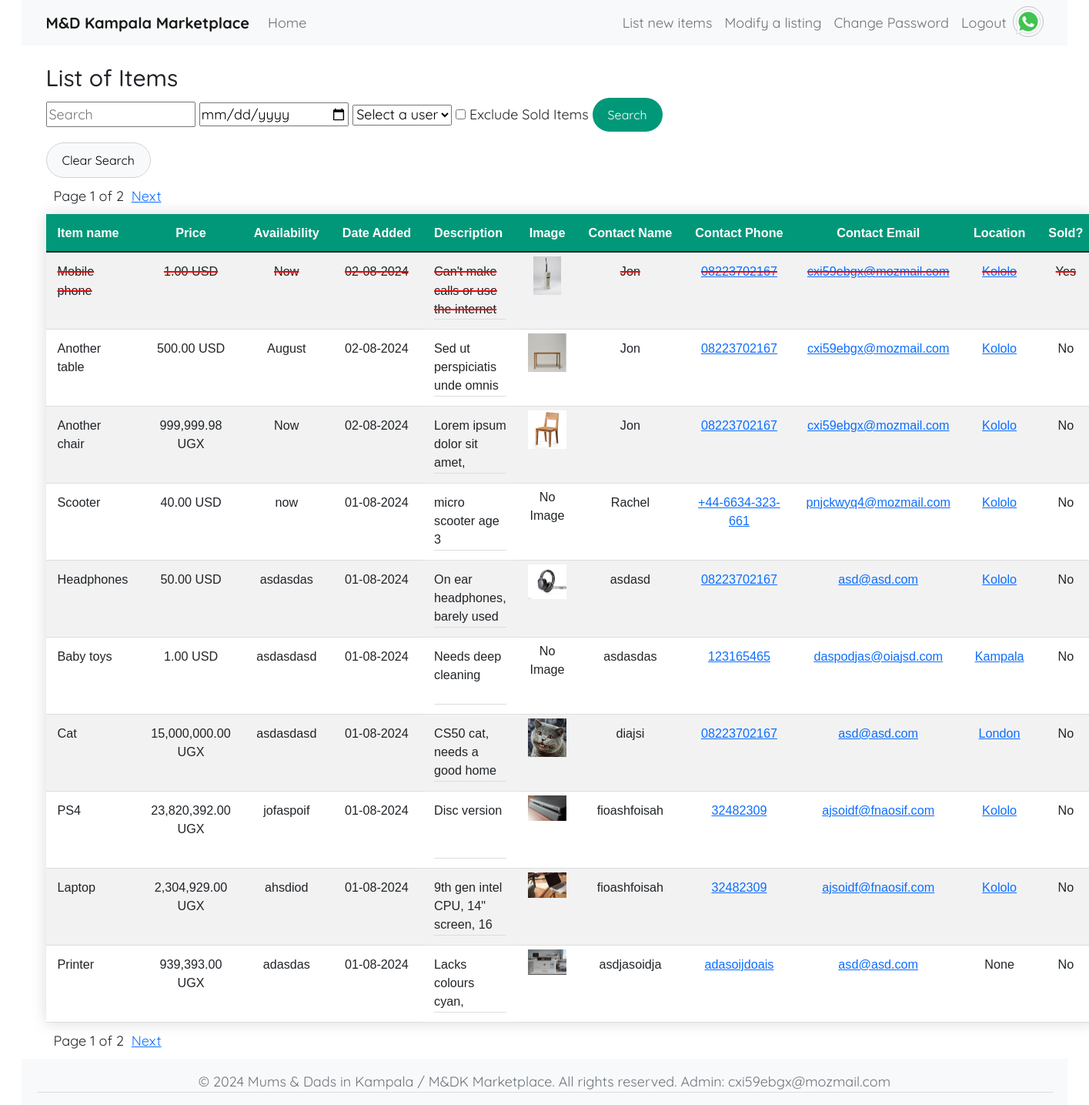
Screenshot of / (signed in) with the database file from the repository.
### app.py (models this page shows, shortened)
class Item(db.Model):
    id = db.Column(db.Integer, primary_key=True)
    user_id = db.Column(db.Integer, db.ForeignKey('user.id'), nullable=False)
    contact_id = db.Column(db.Integer, db.ForeignKey('contact.id'), nullable=False)
    name = db.Column(db.String(100), nullable=False)
    description = db.Column(db.String)
    price = db.Column(db.Float, nullable=False)
    currency = db.Column(db.String(3), nullable=False)
    availability = db.Column(db.String(50))
    image_path = db.Column(db.String(255))
    created_at = db.Column(db.DateTime, default=datetime.utcnow)
    sold = db.Column(db.Boolean, default=False)
    thumbnail_path = db.Column(db.String(255))

class Contact(db.Model):
    id = db.Column(db.Integer, primary_key=True)
    name = db.Column(db.String(100))
    phone = db.Column(db.String(20))
    email = db.Column(db.String(100))
    location = db.Column(db.String(20))
    items = db.relationship('Item', backref='contact', lazy=True)

### app.py (the view, shortened to what this page needs)
@app.route("/")
def index():
    page = request.args.get('page', 1, type=int)
    per_page = 10  # Number of items per page
    search = request.args.get('search', '')
    date = request.args.get('date')  # Get the date from the request
    username = request.args.get('username')  # Get the username from the request
    exclude_sold = request.args.get('exclude_sold')  # Get the exclude sold checkbox value
    users = User.query.all()
    query = Item.query
    if date:
        query = query.filter(func.date(Item.created_at) == date)
    if username:
        query = query.filter(Item.user_id == username)
    if exclude_sold:
        query = query.filter(Item.sold == 0)
    items = query.order_by(Item.created_at.desc()).paginate(page=page, per_page=per_page, error_out=False)
    user_agent = request.headers.get('User-Agent')
    is_mobile_device = is_mobile(user_agent)
    return render_template("index_mobile.html" if is_mobile_device else "index.html", items=items, search=search, date=date, users=users, str=str, exclude_sold=exclude_sold, is_mobile=is_mobile_device)

### app.py (called while the page is built)
def is_mobile(user_agent_string):
    mobile_patterns = [
        'Mobile', 'Android', 'iPhone', 'iPad', 'Windows Phone',
        'BlackBerry', 'Nokia', 'Opera Mini', 'webOS'
    ]
    return any(pattern in user_agent_string for pattern in mobile_patterns)

@app.after_request
def after_request(response):
    response.headers["Cache-Control"] = "no-cache, no-store, must-revalidate"
    response.headers["Expires"] = 0
    response.headers["Pragma"] = "no-cache"
    return response

@app.template_filter('currency')
def currency_filter(value):
    return f"{value:,.2f}"

### templates/index.html (shortened to what this page needs)
{% extends "layout.html" %}
{% block content %}
<h1>List of Items</h1>
<form action="{{ url_for('index') }}" method="get">
    <input type="text" name="search" value="{{ search }}" placeholder="Search" class="custom-form-control">
    <input type="date" name="date" class="custom-form-control">
    <select id="username-dropdown" name="username">
        <option value="">Select a user</option>
    </select>
    <label for="exclude-sold">
        <input type="checkbox" id="exclude-sold" name="exclude_sold" {% if request.args.get('exclude_sold') %}checked{% endif %}>
        Exclude Sold Items
    </label>
    <button type="submit" class="search-button">Search</button>
</form>
<a href="{{ url_for('index') }}">
    <button type="button" class="clear-search-button">Clear Search</button>
</a>
<div class="pagination">
    Page {{ items.page }} of {{ items.pages }} &nbsp;<a href="#"></a>
    {% if items.has_next %}
    <a href="{{ url_for('index', page=items.next_num, search=search) }}">Next</a>
    {% endif %}
</div>
<table id="item-table"
       class="table table-striped"
       data-toggle="table"
       data-pagination="true"
       data-search="true"
       data-show-columns="true"
       data-show-refresh="true"
       data-filter-control="true">
    <thead>
        <tr>
            <th id="styled-th" class="text-start" data-field="name" data-filter-control="input">Item name</th>
            <th id="styled-th" class="text-center" data-field="price" data-filter-control="input">Price</th>
            <th id="styled-th" class="text-center" data-field="availability" data-filter-control="select">Availability</th>
            <th id="styled-th" class="text-center" data-field="created_at" data-filter-control="datepicker">Date Added</th>
            <th id="styled-th" class="text-start" data-field="description" data-filter-control="input">Description</th>
            <th id="styled-th" class="text-center" data-field="image">Image</th>
            <th id="styled-th" class="text-center" data-field="contact_name" data-filter-control="input">Contact Name</th>
            <th id="styled-th" class="text-center" data-field="contact_phone">Contact Phone</th>
            <th id="styled-th" class="text-center" data-field="contact_email">Contact Email</th>
            <th id="styled-th" class="text-center" data-field="location">Location</th>
            <th id="styled-th" class="text-center" data-field="sold" data-filter-control="select">Sold?</th>
        </tr>
    </thead>
    <tbody>
        {% for item in items %}
            <tr class="{% if item.sold != 0 %}strikethrough{% endif %}">
                <td id="styled-td" class="text-start">{{ item.name }}</td>
                <td id="styled-td" class="text-center">{{ item.price | currency }} {{ item.currency }}</td>
                <td id="styled-td" class="text-center">{{ item.availability }}</td>
                <td id="styled-td" class="text-center">{{ item.created_at.strftime('%d-%m-%Y') }}</td>
                <td id="styled-td" class="scrollable-container">
                    <div id="styled-td" class="text-start scrollable-content">
                      {{ item.description }}
                    </div>
                  </td>
                  <td class="text-center image-cell">
                    {% if item.thumbnail_path %}
                        <a href="{{ item.image_path }}" target="_blank" class="thumbnail-link">
                            <img src="{{ item.thumbnail_path }}" alt="{{ item.name }}" class="thumbnail">
                        </a>
                    {% else %}
                        No Image
                    {% endif %}
                </td>
                <td id="styled-td" class="text-center">{{ item.contact.name }}</td>
                <td id="styled-td" class="text-center">
                    <a href="tel:{{ item.contact.phone }}">{{ item.contact.phone }}</a>
                  </td>
                  <td id="styled-td" class="text-center">
                    <a href="mailto:{{ item.contact.email }}">{{ item.contact.email }}</a>
                  </td>
                  <td id="styled-td" class="text-center">
                    {% if item.contact.location %}
                      <a href="https://www.google.com/maps/search/?api=1&query={{ item.contact.location }}" target="_blank">
                        {{ item.contact.location }}
                      </a>
                    {% else %}
                      {{ item.contact.location }}
                    {% endif %}
                  </td>
                <td id="styled-td" class="text-center">{{ 'No' if item.sold == 0 else 'Yes' }}</td>
            </tr>
        {% endfor %}
    </tbody>
</table>
<div class="pagination">
    Page {{ items.page }} of {{ items.pages }} &nbsp;<a href="#"></a>
    {% if items.has_next %}
    <a href="{{ url_for('index', page=items.next_num, search=search) }}">Next</a>
    {% endif %}
</div>
{% endblock %}

### static/css/styles.css (style rules this page uses)
body { display: flex; flex-direction: column; min-height: 100vh; font-family: 'Quicksand'; font-size: 18px; margin-left: 2%; margin-right: 2%; }
h1, h2 { font-size: 30px; }
.pagination { padding: 10px; }
.table.table-striped { table-layout: auto; width: 100%; margin-left: auto; margin-right: auto; border-collapse: collapse; margin: 0; font-family: 'Quicksand'; font-size: 0.9em; font-family: sans-serif; box-shadow: 0 0 20px rgba(0, 0, 0, 0.15); border-radius: 5px 5px 0 0; overflow: hidden; box-shadow: 0 0 20px rgba(0, 0, 0, 0.15); }
.table.table-striped thead tr { background-color: #009879; color: #ffffff; height: 30px; text-align: left; vertical-align: middle; }
.table.table-striped th { white-space: nowrap; }
.table.table-striped th, .table.table-striped td { word-wrap: break-word; padding: 12px 15px; text-align: center; width: auto; }
.text-start, .text-center { border-bottom: 1px solid #dddddd; }
.table.table-striped th:nth-child(1), .table.table-striped td:nth-child(1) { width: 10%; }
.table.table-striped th:nth-child(2), .table.table-striped td:nth-child(2) { width: 10%; }
.table.table-striped th:nth-child(4), .table.table-striped td:nth-child(4) { width: 10%; }
.table.table-striped th:nth-child(5), .table.table-striped td:nth-child(5) { width: 15%; }
.table.table-striped th:nth-child(7), .table.table-striped td:nth-child(7) { width: 10%; }
.table.table-striped th:nth-child(8), .table.table-striped td:nth-child(8) { width: 10%; }
.table.table-striped th:nth-child(9), .table.table-striped td:nth-child(9) { width: 15%; }
.custom-form-control { width: 15%; max-width: 100%; margin: 0 auto 10px; }
.image-cell { width: 80px; padding: 5px !important; }
.thumbnail-link { display: block; width: 100%; height: 100%; display: flex; justify-content: center; align-items: center; }
.thumbnail { max-width: 50px; max-height: 50px; object-fit: cover; transition: transform 0.2s ease-in-out; }
.table.table-striped { overflow: visible; }
.strikethrough { text-decoration: line-through; text-decoration-color: red; text-decoration-thickness: 2px; }
.search-button, .clear-search-button { padding: 10px 20px; border: none; border-radius: 25px; color: #fff; cursor: pointer; font-size: 16px; }
.search-button { background-color: #009879; }
.clear-search-button { background-color: #f8f9fa; color: #000; border: 1px solid #ced4da; margin-top: 10px; }
.scrollable-container { height: 100px; max-height: 100px; width: 300px; padding: 0; vertical-align: top; }
.scrollable-content { height: 100%; overflow-y: auto; overflow-x: hidden; box-sizing: border-box; }
.table.table-striped td { max-height: 100px; overflow: hidden; }

### rows the page displays
Item: name "Mobile phone", price "1.00", currency "USD", availability "Now", created_at "02-08-2024", description "Can't make calls or use the internet", thumbnail_path (picture), contact.name "Jon", contact.phone "08223702167", contact.email "cxi59ebgx@mozmail.com", contact.location "Kololo", sold "Yes"
Item: name "Another table", price "500.00", currency "USD", availability "August", created_at "02-08-2024", description "Sed ut perspiciatis unde omnis…", thumbnail_path (picture), contact.name "Jon", contact.phone "08223702167", contact.email "cxi59ebgx@mozmail.com", contact.location "Kololo", sold "No"
Item: name "Another chair", price "999,999.98", currency "UGX", availability "Now", created_at "02-08-2024", description "Lorem ipsum dolor sit amet,…", thumbnail_path (picture), contact.name "Jon", contact.phone "08223702167", contact.email "cxi59ebgx@mozmail.com", contact.location "Kololo", sold "No"
Item: name "Scooter", price "40.00", currency "USD", availability "now", created_at "01-08-2024", description "micro scooter age 3", shows "No Image", contact.name "Rachel", contact.phone "+44-6634-323-661", contact.email "pnjckwyq4@mozmail.com", contact.location "Kololo", sold "No"
Item: name "Headphones", price "50.00", currency "USD", availability "asdasdas", created_at "01-08-2024", description "On ear headphones, barely used", thumbnail_path (picture), contact.name "asdasd", contact.phone "08223702167", contact.email "asd@asd.com", contact.location "Kololo", sold "No"
Item: name "Baby toys", price "1.00", currency "USD", availability "asdasdasd", created_at "01-08-2024", description "Needs deep cleaning", shows "No Image", contact.name "asdasdas", contact.phone "123165465", contact.email "daspodjas@oiajsd.com", contact.location "Kampala", sold "No"
Item: name "Cat", price "15,000,000.00", currency "UGX", availability "asdasdasd", created_at "01-08-2024", description "CS50 cat, needs a good home", thumbnail_path (picture), contact.name "diajsi", contact.phone "08223702167", contact.email "asd@asd.com", contact.location "London", sold "No"
Item: name "PS4", price "23,820,392.00", currency "UGX", availability "jofaspoif", created_at "01-08-2024", description "Disc version", thumbnail_path (picture), contact.name "fioashfoisah", contact.phone "32482309", contact.email "ajsoidf@fnaosif.com", contact.location "Kololo", sold "No"
Item: name "Laptop", price "2,304,929.00", currency "UGX", availability "ahsdiod", created_at "01-08-2024", description "9th gen intel CPU, 14\" screen, 16…", thumbnail_path (picture), contact.name "fioashfoisah", contact.phone "32482309", contact.email "ajsoidf@fnaosif.com", contact.location "Kololo", sold "No"
Item: name "Printer", price "939,393.00", currency "UGX", availability "adasdas", created_at "01-08-2024", description "Lacks colours cyan,…", thumbnail_path (picture), contact.name "asdjasoidja", contact.phone "adasoijdoais", contact.email "asd@asd.com", contact.location "None", sold "No"

### other values shown
{{ items.page }} "1"
{{ items.pages }} "2"
